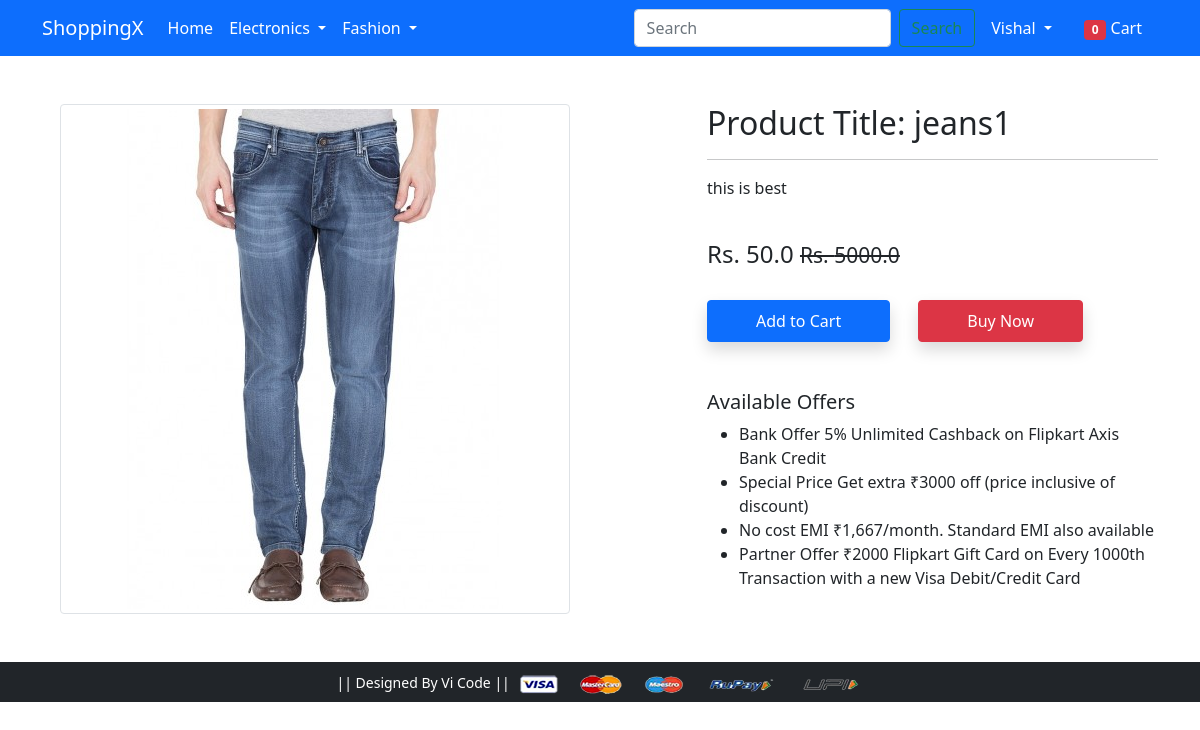
The app's page /product-detail/44 (signed in) with its own data.
### app/models.py (models this page shows, shortened)
class Product(models.Model):
    title = models.CharField(max_length=100)
    selling_price = models.FloatField()
    discounted_price = models.FloatField()
    description = models.TextField()
    brand = models.CharField(max_length=100)
    category = models.CharField(choices=CATEGORY_CHOICES, max_length=2)
    product_image = models.ImageField(upload_to='productimg')

### app/views.py (the view)
# urls.py: path('product-detail/<int:pk>', views.ProductDetailView.as_view(), name='product-detail'),
@method_decorator(login_required, name='dispatch')
class ProductDetailView(View):
    def get(self, request, pk):
        product = get_object_or_404(Product, pk=pk)
        item_already_in_cart = False
        totalitem = 0  # Ensure totalitem is initialized
        if request.user.is_authenticated:
            totalitem = Cart.objects.filter(user=request.user).count()
            item_already_in_cart = Cart.objects.filter(Q(product=product) & Q(user=request.user)).exists()
        return render(request, 'app/productdetail.html', {
            'product': product,
            'item_already_in_cart': item_already_in_cart,
            'totalitem': totalitem
        })

### app/templates/app/productdetail.html (shortened to what this page needs)
{% extends 'app/base.html' %}
{% load static %}
{% block main-content %}
<div class="container my-5">
 <div class="row">
  <div class="col-sm-6 text-center align-self-center">
   <img src="{{product.product_image.url}}" alt="" class="img-fluid img-thumbnail">
  </div>
  <div class="col-sm-5 offset-sm-1">
   <h2>Product Title: {{product.title}}</h2>
   <hr>
   <p>{{product.description}}</p> <br>
   <h4>Rs. {{product.discounted_price}} <small class="fw-light text-decoration-line-through">Rs. {{product.selling_price}}</small></h4> <br>
   {% if item_already_in_cart %}
   <a href="{% url 'showcart' %}" class="btn btn-warning shadow px-5 py-2 ms-4">Go to Cart</a>
   {% else %}
   <form action="/add-to-cart" class="d-inline">
    <button type="submit" class="btn btn-primary shadow px-5 py-2">Add to Cart</button>
   </form>
   {% endif %}
   <a href="{% url 'checkout' %}" class="btn btn-danger shadow px-5 py-2 ms-4">Buy Now</a>
   <h5 class="mt-5">Available Offers</h5>
   <ul>
    <li>Bank Offer 5% Unlimited Cashback on Flipkart Axis Bank Credit</li>
    <li>Special Price Get extra ₹3000 off (price inclusive of discount)</li>
    <li>No cost EMI ₹1,667/month. Standard EMI also available</li>
    <li>Partner Offer ₹2000 Flipkart Gift Card on Every 1000th Transaction with a new Visa Debit/Credit Card</li>
   </ul>
  </div>
 </div>
</div>
{% endblock main-content %}

### app/templates/app/base.html (shortened to what this page needs)
<!doctype html>
{% load static %}
<html lang="en">
  <head>
    <link href="https://cdn.jsdelivr.net/npm/bootstrap@5.0.0-beta1/dist/css/bootstrap.min.css" rel="stylesheet">
    <link rel="stylesheet" href="{% static 'app/css/owl.carousel.min.css' %}">
    <link rel="stylesheet" href="{% static 'app/css/all.min.css' %}">
    <link rel="stylesheet" href="{% static 'app/css/style.css' %}">
  </head>
  <body>
    <nav class="navbar navbar-expand-lg navbar-dark bg-primary">
     <div class="container">
       <a class="navbar-brand" href="/">ShoppingX</a>
       <div class="collapse navbar-collapse" id="navbarSupportedContent">
         <ul class="navbar-nav me-auto mb-2 mb-lg-0">
           <li class="nav-item">
             <a class="nav-link active" aria-current="page" href="/">Home</a>
           </li>
           <li class="nav-item dropdown">
             <a class="nav-link dropdown-toggle text-white" href="#" id="electronicsDropdown" role="button" data-bs-toggle="dropdown" aria-expanded="false">
               Electronics
             </a>
           </li>
           <li class="nav-item dropdown">
             <a class="nav-link dropdown-toggle text-white" href="#" id="fashionDropdown" role="button" data-bs-toggle="dropdown" aria-expanded="false">
               Fashion
             </a>
           </li>
         </ul>
    <form class="d-flex" role="search" method="get" action="{% url 'search' %}">
  <input class="form-control me-2" type="search" placeholder="Search" name="query" aria-label="Search">
  <button class="btn btn-outline-success" type="submit">Search</button>
</form>
        <div>
          <ul class="navbar-nav me-auto mb-2 mb-lg-0">
          {% if request.user.is_authenticated %}
           <li class="nav-item dropdown mx-2">
              <a class="nav-link dropdown-toggle text-white" href="#" id="profileDropdown" role="button" data-bs-toggle="dropdown" aria-expanded="false">
                {{request.user.username|capfirst}}
              </a>
            </li>
            <li class="nav-item mx-2">
             <a href="{% url 'showcart' %}" class="nav-link text-white"><span class="badge bg-danger">{{totalitem}}</span> Cart </a>
            </li>
          {% endif %}
          </ul>
         </div>
       </div>
     </div>
    </nav>
    {% block main-content %} {% endblock main-content %}
    <footer class="container-fluid bg-dark text-center p-2 mt-5">
        <small class="text-white">|| Designed By Vi Code || </small>
        <img src="{% static 'app/images/payment.png' %}" alt="" srcset="" class="img-fluid" height="2px">
    </footer>
  </body>
</html>

### records on screen
Product: product_image (picture), title "jeans1", description "this is best", discounted_price "50.0", selling_price "5000.0"

### other values on screen
{{ request.user.username|capfirst }} "Vishal"
{{ totalitem }} "0"
